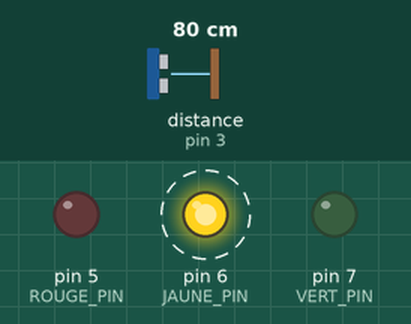
Bench run of a sketch on a simulated Arduino Uno, built with avr-gcc and run on an emulated ATmega328P. Shown: output pins drawn as LEDs (lit = HIGH). Wiring (inferred from the names in the program): ultrasonic range finder: trigger pin 2; echo pin 3. Dashed ring = blinking. The inputs (shaded band) are chosen by the test bench; at power-on: distance to the obstacle (sensor on pin 3) 80 cm. The echo pulse lasts 58.3 µs per cm; pins used as bus, display or sensor lines are not drawn.

Above: at 0.91 s.
1.3 s: distance to the obstacle (sensor on pin 3) set to 55 cm
4.3 s: distance to the obstacle (sensor on pin 3) set to 46 cm
At 4.55 s:
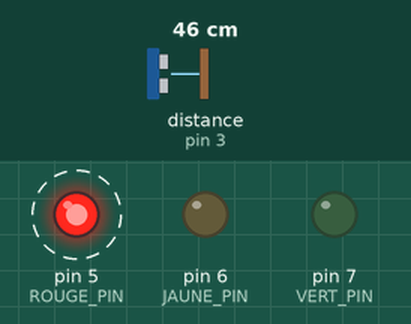
7.3 s: distance to the obstacle (sensor on pin 3) set to 120 cm
At 7.78 s:
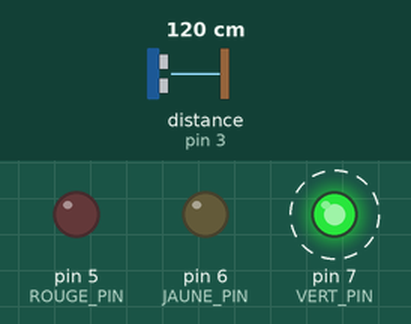
10.3 s: distance to the obstacle (sensor on pin 3) set to 105 cm
13.3 s: distance to the obstacle (sensor on pin 3) set to 97 cm
At 13.47 s:
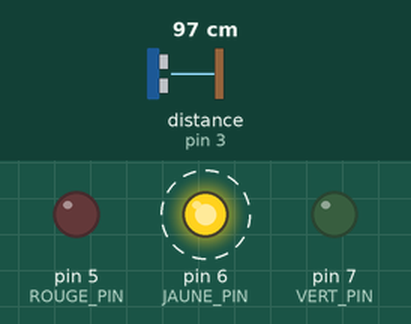
16.3 s: distance to the obstacle (sensor on pin 3) set to 2 cm
At 16.52 s:
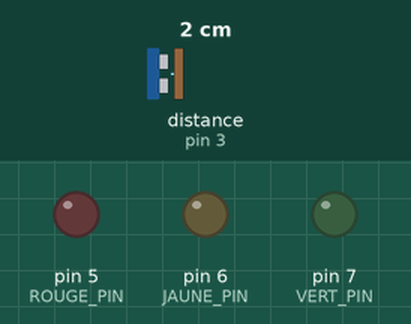
Timing chart, 0 to 20.3 s (numbered marks = the images above; inputs shaded):
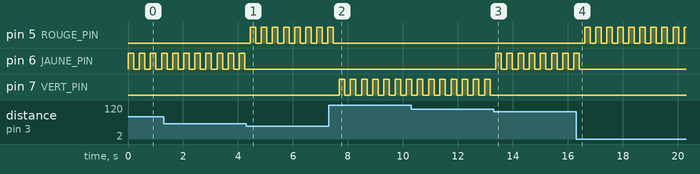

The sketch:

ECHO-PARKING.ino
```cpp
/*
   /////////////////////////////////////////////////////////////////////////////////////////////////////
   /////////////////////////////////////////////////////////////////////////////////////////////////////
   /        __________   _________   ___________   __________    _________                             /
   /       /___   ___/  /   _____/  /  _____   /  /  _____   \  /  ______/       \\          //        /
   /          /  /     /  /        /  /    /  /  /  /    /  /  /  /_____        \\            //       /
   /         /  /     /  /        /  /____/  /  /  /___/  /   /  ______/   \\\   \\    []    //   ///  /
   /     ___/  /__   /  /_____   /   ____   /  /   ___   \   /  /_____        \\\\--]]]/\[[[--////     /
   /    /________/  /________/  /__/    /__/  /__/    \__/  /________/         /////--][][--\\\\\      /
   /                                                                         //   //--][][--\\   \\    /
   /   ______________________________________________________________           //    ][][    \\       /
   /                                                                                                   /
   /                                                                                                   /
   /  This program is free software for arduino; you can redistribute it and/or modify.                /
   /  Ce programme pour Arduino est libre et gratuit; vous pouvez le distribuez et/ou le modifier.     /
   /                                                                                                   /
   / Auteurs:                                                                                          /
   / - Olivier et Louis Perez                                                                          /
   / - Fabrice Courmont                                                                                /
   / Another codes / Autres codes:                                                                     /
   / https://www.icaremaker.com                                                                        /
   / Mail: ionocraft@hotmail.fr                                                                        /
   /////////////////////////////////////////////////////////////////////////////////////////////////////
   /////////////////////////////////////////////////////////////////////////////////////////////////////
*/


/* Constantes pour les broches */
const byte TRIGGER_PIN = 2; // Broche TRIGGER
const byte ECHO_PIN = 3;    // Broche ECHO
const byte ROUGE_PIN = 5;   // Broche LED rouge
const byte JAUNE_PIN = 6;   // Broche LED jaune
const byte VERT_PIN = 7;    // Broche LED vert

/* Constantes pour le timeout */
const unsigned long MEASURE_TIMEOUT = 25000UL; // 25ms = ~8m à 340m/s
//'L' est une constante de type "long"
//'UL' est une constante de type "unsigned long"


/* Vitesse du son dans l'air en mm/us */
const float SOUND_SPEED = 340.0 / 1000;
void setup() {
/* Initialise les broches */
pinMode(TRIGGER_PIN, OUTPUT);
pinMode(ROUGE_PIN, OUTPUT);
pinMode(JAUNE_PIN, OUTPUT);
pinMode(VERT_PIN, OUTPUT);

digitalWrite(TRIGGER_PIN, LOW); // La broche TRIGGER doit être à LOW au repos
pinMode(ECHO_PIN, INPUT);
}

void loop() {
/* 1. Lance une mesure de distance en envoyant une impulsion HIGH de 10µs sur la broche TRIGGER */
digitalWrite(TRIGGER_PIN, HIGH);
delayMicroseconds(10);
digitalWrite(TRIGGER_PIN, LOW);

/* 2. Mesure le temps entre l'envoi de l'impulsion ultrasonique et son écho (si il existe) */
long measure = pulseIn(ECHO_PIN, HIGH, MEASURE_TIMEOUT);

/* 3. Calcul la distance à partir du temps mesuré */
float distance_mm = measure / 2.0 * SOUND_SPEED;

if (distance_mm <500)
{
digitalWrite(ROUGE_PIN, HIGH);
} else if(distance_mm<1000)
{
digitalWrite(JAUNE_PIN, HIGH);
}
else
{
digitalWrite(VERT_PIN, HIGH);
}
/* Délai d'attente pour éviter d'afficher trop de résultats à la seconde */
delay(200);

// Eteindre toutes les LEDs
digitalWrite(ROUGE_PIN, LOW);
digitalWrite(JAUNE_PIN,LOW);
digitalWrite(VERT_PIN, LOW);
delay(200);
}
```

Measured:
- the behaviour switches between 51 and 50 cm on distance to the obstacle (sensor on pin 3) (found by bisection; images 0 and 1)
- the behaviour switches between 102 and 101 cm on distance to the obstacle (sensor on pin 3) (found by bisection; images 2 and 3)
- after the input at 4.3 s, pin 5 (ROUGE_PIN): alternates HIGH for 0.20 s and LOW for 0.20 s, starting after 0.15 s; pin 6 (JAUNE_PIN): stops changing and stays LOW
- after the input at 7.3 s, pin 5 (ROUGE_PIN): goes on until 7.5 s, then stays LOW; pin 7 (VERT_PIN): alternates HIGH for 0.20 s and LOW for 0.21 s, starting after 0.38 s
- after the input at 13.3 s, pin 6 (JAUNE_PIN): alternates HIGH for 0.20 s and LOW for 0.21 s, starting after 0.08 s; pin 7 (VERT_PIN): stops changing and stays LOW
- after the input at 16.3 s, pin 5 (ROUGE_PIN): alternates HIGH for 0.20 s and LOW for 0.20 s, starting after 0.32 s; pin 6 (JAUNE_PIN): goes on until 16.4 s, then stays LOW
- by itself, pin 6 (JAUNE_PIN): alternates HIGH for 0.20 s and LOW for 0.20 s
